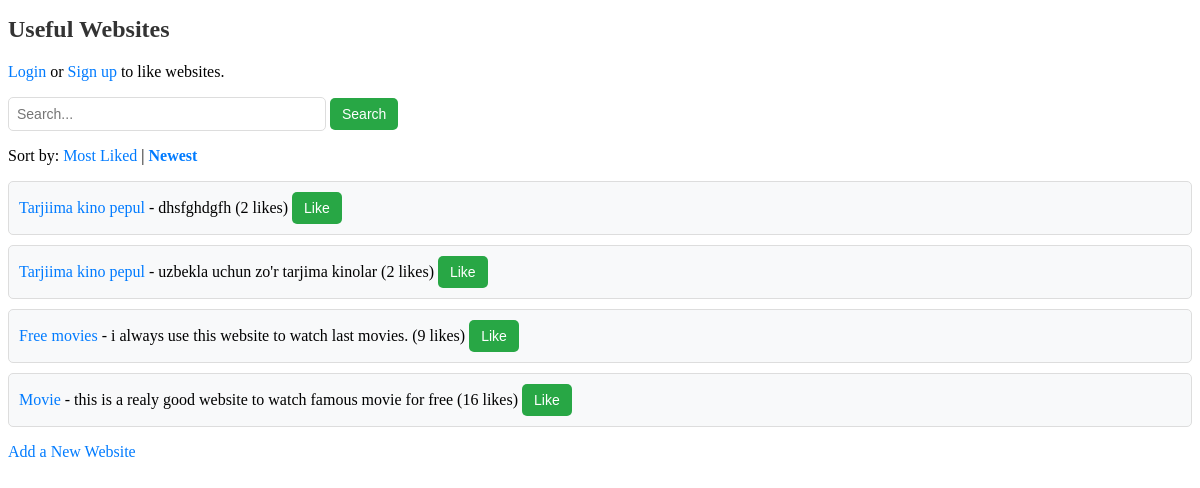
The page / on the database its author committed.
### websites/models.py (models this page shows, shortened)
class Website(models.Model):
    title = models.CharField(max_length=200)
    url = models.URLField()
    description = models.TextField()
    likes = models.IntegerField(default=0)
    created_at = models.DateTimeField(auto_now_add=True)

### websites/views.py (the view)
# urls.py: path('', views.home, name='home'),  # Home page
def home(request):
    query = request.GET.get('q', '')
    sort_by = request.GET.get('sort', 'created_at')
    websites = Website.objects.filter(title__icontains=query).order_by(f'-{sort_by}')
    user_likes = set()
    if request.user.is_authenticated:
        user_likes = set(Like.objects.filter(user=request.user).values_list('website_id', flat=True))
    for website in websites:
        website.is_liked = website.id in user_likes
    return render(request, 'websites/home.html', {
        'websites': websites,
        'current_sort': sort_by,
        'query': query,
        'user_likes': user_likes
    })

### websites/templates/websites/home.html (shortened to what this page needs)
{% load static %}
<!DOCTYPE html>
<html lang="en">
<head>
    <link rel="stylesheet" type="text/css" href="{% static 'websites/style.css' %}">
</head>
<body>
    <h1>Useful Websites</h1>
    <p>
        {% if user.is_authenticated %}
            Welcome, {{ user.username }}!
            <form action="/accounts/logout/" method="post" class="inline-form">
                {% csrf_token %}
                <button type="submit">Logout</button>
            </form>
        {% else %}
            <a href="/accounts/login/">Login</a> or <a href="/signup/">Sign up</a> to like websites.
        {% endif %}
    </p>
    <form method="GET" action="/">
        <input type="text" name="q" placeholder="Search..." value="{{ query }}">
        <button type="submit">Search</button>
    </form>
    <p>Sort by:
        <a href="?sort=likes&q={{ query }}" {% if current_sort == 'likes' %}style="font-weight: bold;"{% endif %}>Most Liked</a> |
        <a href="?sort=created_at&q={{ query }}" {% if current_sort == 'created_at' %}style="font-weight: bold;"{% endif %}>Newest</a>
    </p>
    <ul>
        {% for website in websites %}
            <li>
                <a href="{{ website.url }}" target="_blank">{{ website.title }}</a> - {{ website.description }}
                (<span class="likes-count">{{ website.likes }} likes</span>)
                <form method="POST" action="{% url 'like_website' website.id %}" class="inline-form">
                    <button type="submit" class="like-button">
                        {% if website.is_liked %}
                            Unlike
                        {% else %}
                            Like
                        {% endif %}
                    </button>
                </form>
            </li>
        {% empty %}
            <li>No websites found.</li>
        {% endfor %}
    </ul>
    <a href="/add/">Add a New Website</a>
</body>
</html>

### websites/static/css/style.css (style rules this page uses)
.inline-form { display: inline; }
.like-button, .red-button { padding: 10px 15px; font-size: 14px; border: none; border-radius: 5px; cursor: pointer; background-color: #007bff; color: white; transition: background-color 0.3s ease; }
input[type="text"] { padding: 8px; font-size: 14px; width: 300px; border: 1px solid #ddd; border-radius: 5px; }
button[type="submit"] { padding: 8px 12px; font-size: 14px; border: none; border-radius: 5px; cursor: pointer; background-color: #28a745; color: white; transition: background-color 0.3s ease; }
ul { list-style-type: none; padding: 0; }
ul li { margin-bottom: 10px; padding: 10px; background-color: #f8f9fa; border: 1px solid #ddd; border-radius: 5px; }
h1 { font-size: 24px; color: #333; margin-bottom: 20px; }
a { color: #007bff; text-decoration: none; }

### rows shown on the page
Website: title "Tarjiima kino pepul", description "dhsfghdgfh", likes "2", shows "Like"
Website: title "Tarjiima kino pepul", description "uzbekla uchun zo'r tarjima kinolar", likes "2", shows "Like"
Website: title "Free movies", description "i always use this website to watch last movies.", likes "9", shows "Like"
Website: title "Movie", description "this is a realy good website to watch famous movie for free", likes "16", shows "Like"
